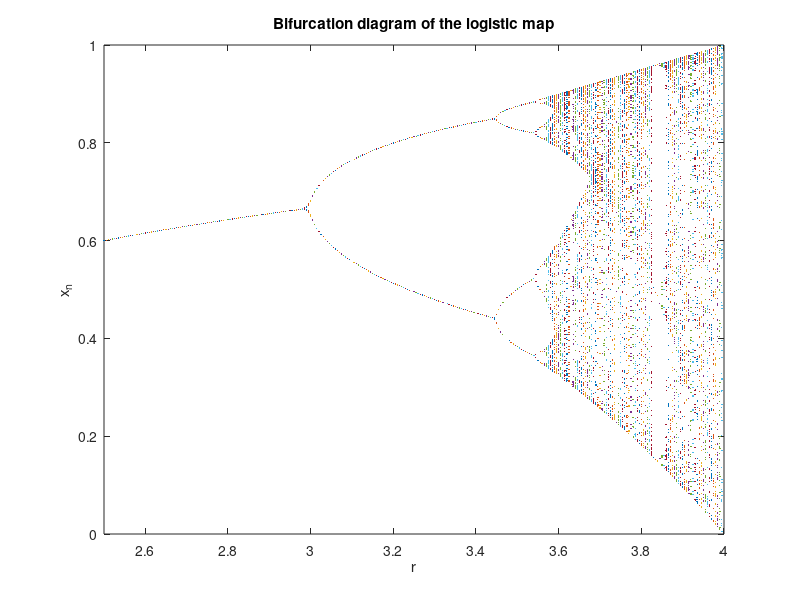

This figure's MATLAB source:
Npre = 200; Nplot = 100; 
x = zeros(Nplot,1); 
for r = 2.5:0.005:4.0, 
  x(1) = 0.5; 
  for n = 1:Npre, 
    x(1) = r*x(1)*(1 - x(1)); 
  end, 
  for n = 1:Nplot-1, 
    x(n+1) = r*x(n)*(1 - x(n)); 
  end, 
  plot(r*ones(Nplot,1), x, '.', 'markersize', 2); 
  hold on; 
end, 
title('Bifurcation diagram of the logistic map'); 
xlabel('r');  ylabel('x_n'); 
set(gca, 'xlim', [2.5 4.0]); 
hold off;